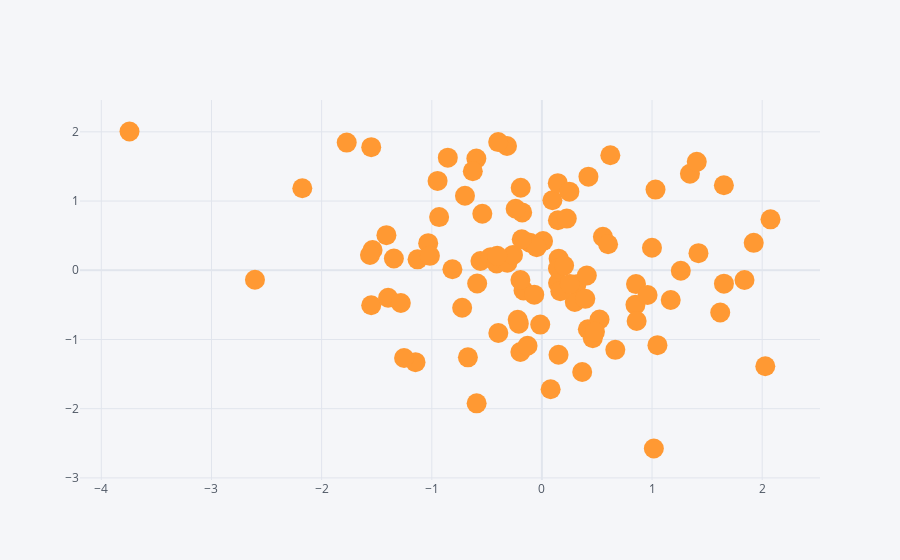

Notebook source saved alongside this figure:
### Code cell
# other plot types
df.iplot(kind='scatter',x='A',y='B',mode='markers',size=20)
